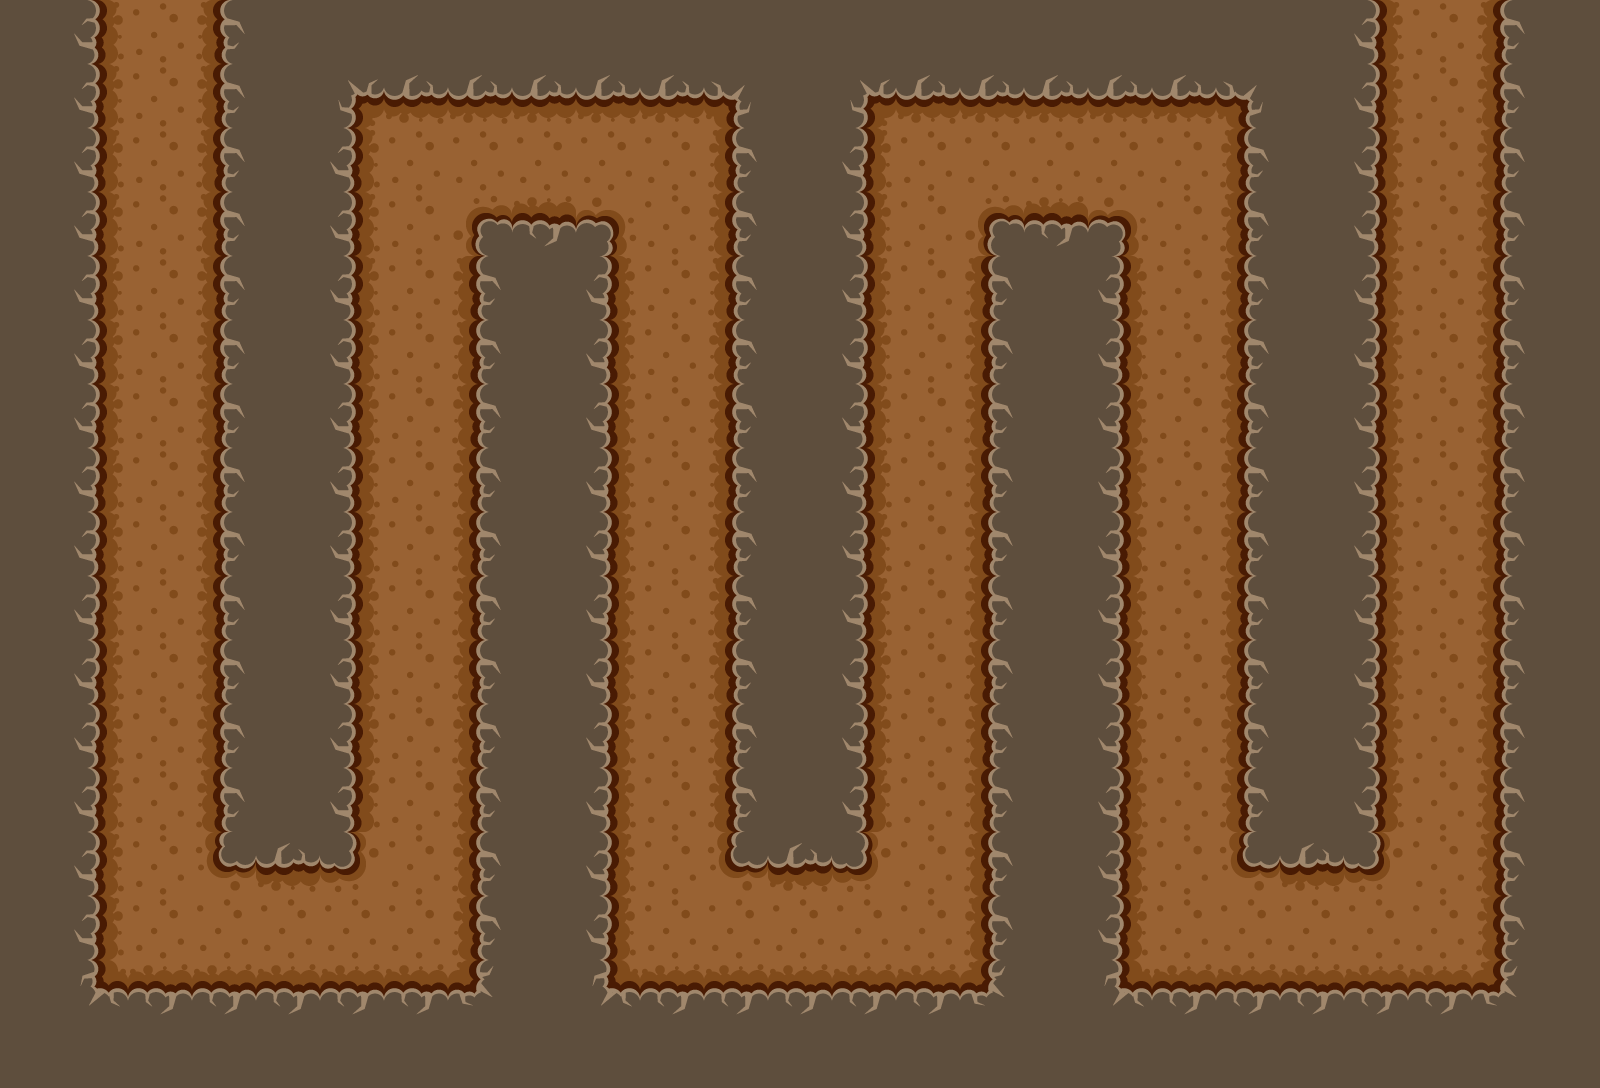

Tiled map render using the project's own tile images. Description and the whole map definition, tile-layer contents included, below:
An orthogonal 25x17 tile map with 64x64 px tiles, 1 tile layer (Tile Layer 1).

<map version="1.10" tiledversion="1.11.1" orientation="orthogonal" renderorder="right-down" width="25" height="17" tilewidth="64" tileheight="64" infinite="0" nextlayerid="2" nextobjectid="1">
 <tileset firstgid="1" source="../Tileset.tsx" />
 <layer id="1" name="Tile Layer 1" width="25" height="17">
  <data encoding="csv">
15,17,18,19,15,15,15,15,15,15,15,15,15,15,15,15,15,15,15,15,15,17,18,19,15,
15,17,18,19,15,3,4,4,4,4,4,5,15,3,4,4,4,4,4,5,15,17,18,19,15,
15,17,18,19,15,17,18,18,18,18,18,19,15,17,18,18,18,18,18,19,15,17,18,19,15,
15,17,18,19,15,17,18,6,32,7,18,19,15,17,18,6,32,7,18,19,15,17,18,19,15,
15,17,18,19,15,17,18,19,15,17,18,19,15,17,18,19,15,17,18,19,15,17,18,19,15,
15,17,18,19,15,17,18,19,15,17,18,19,15,17,18,19,15,17,18,19,15,17,18,19,15,
15,17,18,19,15,17,18,19,15,17,18,19,15,17,18,19,15,17,18,19,15,17,18,19,15,
15,17,18,19,15,17,18,19,15,17,18,19,15,17,18,19,15,17,18,19,15,17,18,19,15,
15,17,18,19,15,17,18,19,15,17,18,19,15,17,18,19,15,17,18,19,15,17,18,19,15,
15,17,18,19,15,17,18,19,15,17,18,19,15,17,18,19,15,17,18,19,15,17,18,19,15,
15,17,18,19,15,17,18,19,15,17,18,19,15,17,18,19,15,17,18,19,15,17,18,19,15,
15,17,18,19,15,17,18,19,15,17,18,19,15,17,18,19,15,17,18,19,15,17,18,19,15,
15,17,18,19,15,17,18,19,15,17,18,19,15,17,18,19,15,17,18,19,15,17,18,19,15,
15,17,18,20,4,21,18,19,15,17,18,20,4,21,18,19,15,17,18,20,4,21,18,19,15,
15,17,18,18,18,18,18,19,15,17,18,18,18,18,18,19,15,17,18,18,18,18,18,19,15,
15,31,32,32,32,32,32,33,15,31,32,32,32,32,32,33,15,31,32,32,32,32,32,33,15,
15,15,15,15,15,15,15,15,15,15,15,15,15,15,15,15,15,15,15,15,15,15,15,15,15
</data>
 </layer>
</map>
